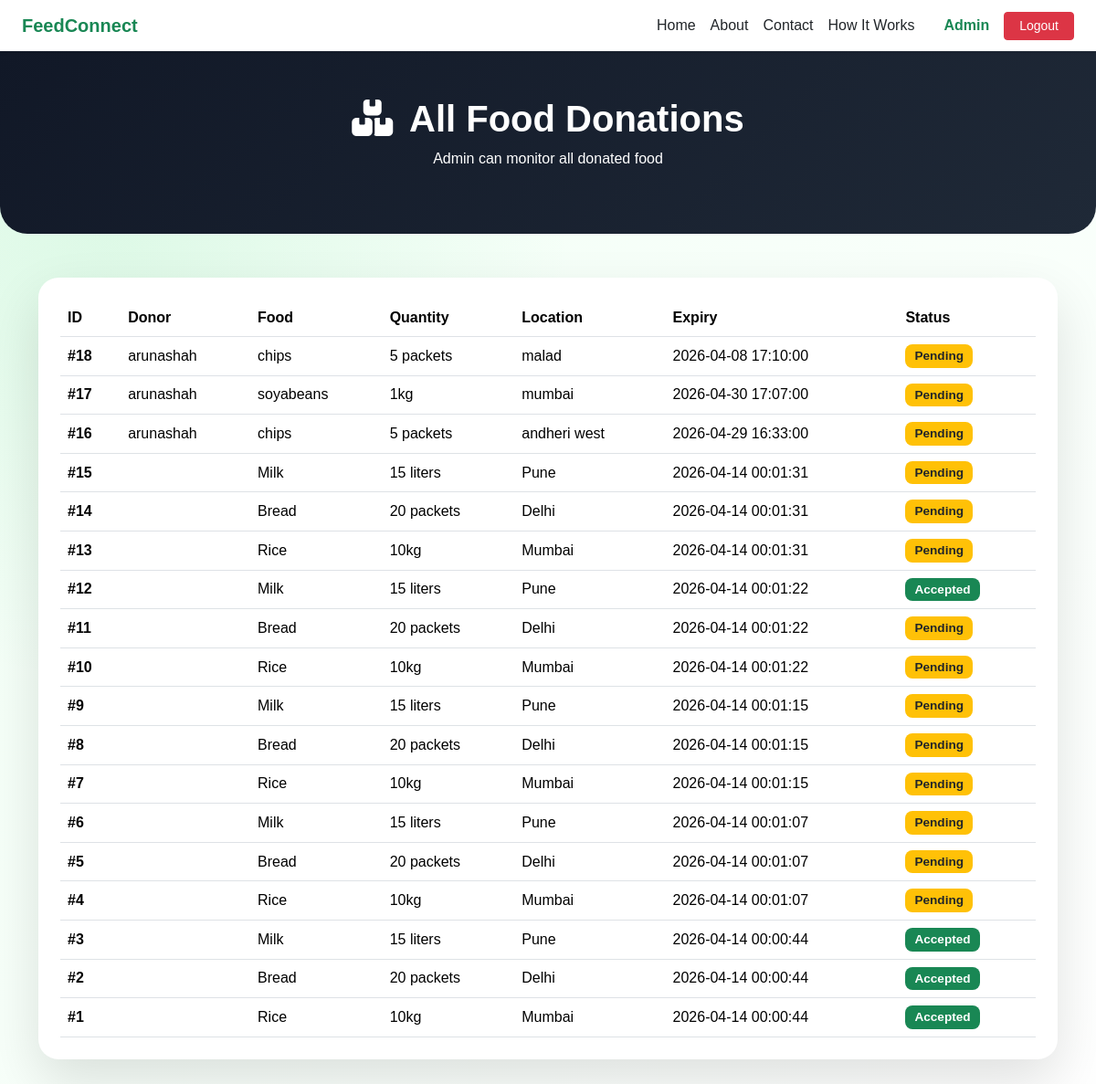
The app's page /admin/view_donations.php (signed in) with its own data.
### tables this page shows
CREATE TABLE `food_donations` (
  `donation_id` int(11) NOT NULL,
  `food_name` varchar(100) DEFAULT NULL,
  `quantity` varchar(50) DEFAULT NULL,
  `expiry_time` datetime DEFAULT NULL,
  `location` varchar(100) DEFAULT NULL,
  `donor_id` int(11) DEFAULT NULL,
  `status` varchar(20) DEFAULT NULL
);

CREATE TABLE `users` (
  `id` int(11) NOT NULL,
  `name` varchar(100) DEFAULT NULL,
  `email` varchar(100) DEFAULT NULL,
  `password` varchar(255) DEFAULT NULL,
  `role` varchar(20) DEFAULT NULL
);

### admin/view_donations.php (the view, shortened to what this page needs)
<?php
require_once "../config/db.php";
$query = "SELECT food_donations.*, users.name AS donor_name
          FROM food_donations
          LEFT JOIN users ON food_donations.donor_id = users.id
          ORDER BY donation_id DESC";
$result = mysqli_query($conn, $query);
?>
<!DOCTYPE html>
<html>
<head>
<link href="https://cdn.jsdelivr.net/npm/bootstrap@5.3.2/dist/css/bootstrap.min.css" rel="stylesheet">
<link href="https://cdn.jsdelivr.net/npm/bootstrap-icons/font/bootstrap-icons.css" rel="stylesheet">
<link rel="stylesheet" href="https://cdnjs.cloudflare.com/ajax/libs/font-awesome/6.5.0/css/all.min.css">
<link rel="stylesheet" href="../css/style.css">
</head>
<body>
<?php include "../includes/navbar.php"; ?>
<section class="page-header text-center">
  <div class="container">
    <h1 class="fw-bold">
      <i class="fa-solid fa-boxes-stacked me-2"></i>
      All Food Donations
    </h1>
    <p class="mb-0">Admin can monitor all donated food</p>
  </div>
</section>
<div class="container py-5">
<div class="table-card p-4">
<div class="table-responsive">
<table class="table table-hover align-middle mb-0">
<thead>
<tr>
<th>ID</th>
<th>Donor</th>
<th>Food</th>
<th>Quantity</th>
<th>Location</th>
<th>Expiry</th>
<th>Status</th>
</tr>
</thead>
<tbody>
<?php
if (mysqli_num_rows($result) > 0) {
while ($row = mysqli_fetch_assoc($result)) {
echo "<tr>";
echo "<td class='fw-bold'>#{$row['donation_id']}</td>";
echo "<td>{$row['donor_name']}</td>";
echo "<td>{$row['food_name']}</td>";
echo "<td>{$row['quantity']}</td>";
echo "<td>{$row['location']}</td>";
echo "<td>{$row['expiry_time']}</td>";
if ($row['status'] == 'pending') {
    echo "<td><span class='badge bg-warning text-dark'>Pending</span></td>";
}
elseif ($row['status'] == 'accepted') {
    echo "<td><span class='badge bg-success'>Accepted</span></td>";
}
else {
    echo "<td><span class='badge bg-secondary'>Delivered</span></td>";
}
echo "</tr>";
}
}
?>
</tbody>
</table>
</div>
</div>
</div>
</body>
</html>

### includes/navbar.php (shortened to what this page needs)
<nav class="navbar navbar-expand-lg navbar-light bg-white shadow-sm">
  <div class="container-fluid px-4">
    <a class="navbar-brand fw-bold text-success"
       href="/FOOD-DONATION/index.php">
      FeedConnect
    </a>
    <div class="collapse navbar-collapse" id="navbarNav">
      <ul class="navbar-nav ms-auto align-items-lg-center">
        <li class="nav-item">
          <a class="nav-link" href="/FOOD-DONATION/index.php">Home</a>
        </li>
        <li class="nav-item">
          <a class="nav-link" href="/FOOD-DONATION/about.php">About</a>
        </li>
        <li class="nav-item">
          <a class="nav-link" href="/FOOD-DONATION/contact.php">Contact</a>
        </li>
        <li class="nav-item">
          <a class="nav-link" href="/FOOD-DONATION/how-it-works.php">
            How It Works
          </a>
        </li>
        <?php if(isset($_SESSION['user_id'])): ?>
          <li class="nav-item ms-3">
            <span class="nav-link fw-bold text-success">
              <?= ucfirst($_SESSION['role']); ?>
            </span>
          </li>
          <li class="nav-item ms-2">
            <a class="btn btn-danger btn-sm px-3"
               href="/FOOD-DONATION/auth/logout.php">
              Logout
            </a>
          </li>
        <?php endif; ?>
      </ul>
    </div>
  </div>
</nav>

### css/style.css (style rules this page uses)
body { font-family: 'Poppins', sans-serif; background-color: #ffffff; }
.navbar .nav-link { font-weight: 500; color: #212529; }
h1, h2, h3, h4, h5 { font-weight: 600; }
.navbar { font-weight: 500; }

### admin/view_donations.php (style rules this page uses)
body { background: radial-gradient(circle at 10% 20%, rgba(34,197,94,0.10), transparent 35%), linear-gradient(135deg,#f0fff4,#ffffff); }
.page-header { background:linear-gradient(135deg,#111827,#1f2937); color:#fff; padding:50px 0 70px; border-radius:0 0 30px 30px; }
.table-card { border-radius:22px; box-shadow:0 25px 60px rgba(0,0,0,0.12); overflow:hidden; background:#fff; }
.table thead { background:#111827; color:#fff; }
.badge { font-size:0.85rem; padding:6px 10px; border-radius:8px; }

### records on screen
food_donations: donation_id "18", users.name "arunashah", food_name "chips", quantity "5 packets", location "malad", expiry_time "2026-04-08 17:10:00", status "Pending"
food_donations: donation_id "17", users.name "arunashah", food_name "soyabeans", quantity "1kg", location "mumbai", expiry_time "2026-04-30 17:07:00", status "Pending"
food_donations: donation_id "16", users.name "arunashah", food_name "chips", quantity "5 packets", location "andheri west", expiry_time "2026-04-29 16:33:00", status "Pending"
food_donations: donation_id "15", food_name "Milk", quantity "15 liters", location "Pune", expiry_time "2026-04-14 00:01:31", status "Pending"
food_donations: donation_id "14", food_name "Bread", quantity "20 packets", location "Delhi", expiry_time "2026-04-14 00:01:31", status "Pending"
food_donations: donation_id "13", food_name "Rice", quantity "10kg", location "Mumbai", expiry_time "2026-04-14 00:01:31", status "Pending"
food_donations: donation_id "12", food_name "Milk", quantity "15 liters", location "Pune", expiry_time "2026-04-14 00:01:22", status "Accepted"
food_donations: donation_id "11", food_name "Bread", quantity "20 packets", location "Delhi", expiry_time "2026-04-14 00:01:22", status "Pending"
food_donations: donation_id "10", food_name "Rice", quantity "10kg", location "Mumbai", expiry_time "2026-04-14 00:01:22", status "Pending"
food_donations: donation_id "9", food_name "Milk", quantity "15 liters", location "Pune", expiry_time "2026-04-14 00:01:15", status "Pending"
food_donations: donation_id "8", food_name "Bread", quantity "20 packets", location "Delhi", expiry_time "2026-04-14 00:01:15", status "Pending"
food_donations: donation_id "7", food_name "Rice", quantity "10kg", location "Mumbai", expiry_time "2026-04-14 00:01:15", status "Pending"
food_donations: donation_id "6", food_name "Milk", quantity "15 liters", location "Pune", expiry_time "2026-04-14 00:01:07", status "Pending"
food_donations: donation_id "5", food_name "Bread", quantity "20 packets", location "Delhi", expiry_time "2026-04-14 00:01:07", status "Pending"
food_donations: donation_id "4", food_name "Rice", quantity "10kg", location "Mumbai", expiry_time "2026-04-14 00:01:07", status "Pending"
food_donations: donation_id "3", food_name "Milk", quantity "15 liters", location "Pune", expiry_time "2026-04-14 00:00:44", status "Accepted"
food_donations: donation_id "2", food_name "Bread", quantity "20 packets", location "Delhi", expiry_time "2026-04-14 00:00:44", status "Accepted"
food_donations: donation_id "1", food_name "Rice", quantity "10kg", location "Mumbai", expiry_time "2026-04-14 00:00:44", status "Accepted"

### other values on screen
$_SESSION['role'] "Admin"
